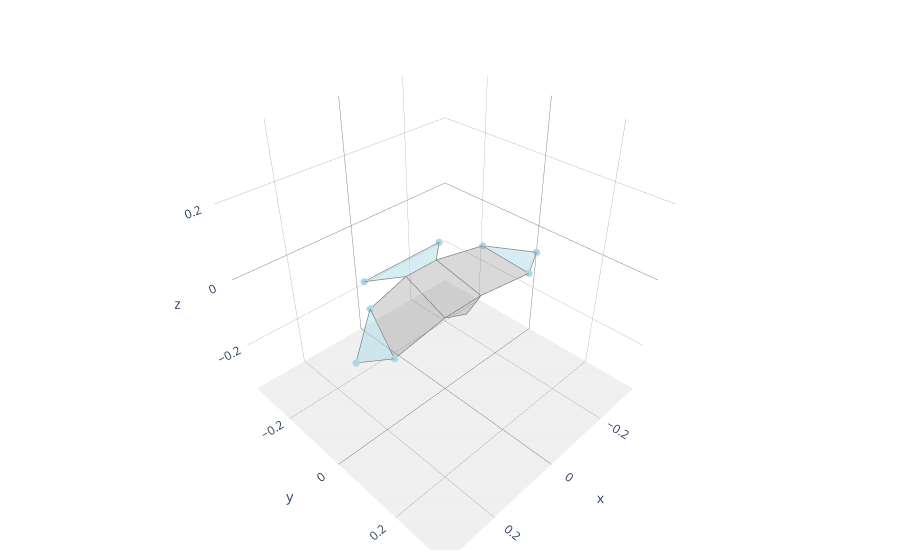

The code cell stored with this chart in its notebook:
### Code cell
plot_plotly(hawk3d)

### Figure 1 — Plotly figure (JSON) as saved in the notebook; plotly's stock layout.template omitted (floating-point values rounded to 4 significant figures)
{"data": [{"color": "lightblue", "hoverinfo": "none", "opacity": 0.5, "type": "mesh3d", "x": [-0.2977, -0.2242, -0.1848], "y": [0.0377, 0.07329, -0.04977], "z": [-0.04206, -0.05478, -0.01064]}, {"hoverinfo": "none", "line": {"color": "grey", "width": 1.5}, "mode": "lines", "name": "", "type": "scatter3d", "x": [-0.2977, -0.2242, -0.1848, -0.2977], "y": [0.0377, 0.07329, -0.04977, 0.0377], "z": [-0.04206, -0.05478, -0.01064, -0.04206]}, {"color": "lightblue", "hoverinfo": "none", "opacity": 0.5, "type": "mesh3d", "x": [0.2977, 0.2242, 0.1848], "y": [0.0377, 0.07329, -0.04977], "z": [-0.04206, -0.05478, -0.01064]}, {"hoverinfo": "none", "line": {"color": "grey", "width": 1.5}, "mode": "lines", "name": "", "type": "scatter3d", "x": [0.2977, 0.2242, 0.1848, 0.2977], "y": [0.0377, 0.07329, -0.04977, 0.0377], "z": [-0.04206, -0.05478, -0.01064, -0.04206]}, {"color": "grey", "hoverinfo": "none", "opacity": 0.3, "type": "mesh3d", "x": [-0.2242, -0.1848, -0.05, -0.06], "y": [0.07329, -0.04977, -0.08, 0.06], "z": [-0.05478, -0.01064, -0.005, -0.045]}, {"hoverinfo": "none", "line": {"color": "grey", "width": 1.5}, "mode": "lines", "name": "", "type": "scatter3d", "x": [-0.2242, -0.1848, -0.05, -0.06, -0.2242], "y": [0.07329, -0.04977, -0.08, 0.06, 0.07329], "z": [-0.05478, -0.01064, -0.005, -0.045, -0.05478]}, {"color": "grey", "hoverinfo": "none", "opacity": 0.3, "type": "mesh3d", "x": [0.2242, 0.1848, 0.05, 0.06], "y": [0.07329, -0.04977, -0.08, 0.06], "z": [-0.05478, -0.01064, -0.005, -0.045]}, {"hoverinfo": "none", "line": {"color": "grey", "width": 1.5}, "mode": "lines", "name": "", "type": "scatter3d", "x": [0.2242, 0.1848, 0.05, 0.06, 0.2242], "y": [0.07329, -0.04977, -0.08, 0.06, 0.07329], "z": [-0.05478, -0.01064, -0.005, -0.045, -0.05478]}, {"color": "grey", "hoverinfo": "none", "opacity": 0.3, "type": "mesh3d", "x": [0.06, -0.06, -0.05, 0.05], "y": [0.06, 0.06, -0.08, -0.08], "z": [-0.045, -0.045, -0.005, -0.005]}, {"hoverinfo": "none", "line": {"color": "grey", "width": 1.5}, "mode": "lines", "name": "", "type": "scatter3d", "x": [0.06, -0.06, -0.05, 0.05, 0.06], "y": [0.06, 0.06, -0.08, -0.08, 0.06], "z": [-0.045, -0.045, -0.005, -0.005, -0.045]}, {"color": "grey", "hoverinfo": "none", "opacity": 0.3, "type": "mesh3d", "x": [0.06, 3.743e-05, -0.06], "y": [0.06, 0.0705, 0.06], "z": [-0.045, -0.0617, -0.045]}, {"hoverinfo": "none", "line": {"color": "grey", "width": 1.5}, "mode": "lines", "name": "", "type": "scatter3d", "x": [0.06, 3.743e-05, -0.06, 0.06], "y": [0.06, 0.0705, 0.06, 0.06], "z": [-0.045, -0.0617, -0.045, -0.045]}, {"color": "lightblue", "hoverinfo": "none", "opacity": 0.5, "type": "mesh3d", "x": [0.124, -0.124, -0.05, 0.05], "y": [-0.146, -0.146, -0.08, -0.08], "z": [-0.0158, -0.0158, -0.005, -0.005]}, {"hoverinfo": "none", "line": {"color": "grey", "width": 1.5}, "mode": "lines", "name": "", "type": "scatter3d", "x": [0.124, -0.124, -0.05, 0.05, 0.124], "y": [-0.146, -0.146, -0.08, -0.08, -0.146], "z": [-0.0158, -0.0158, -0.005, -0.005, -0.0158]}, {"hoverinfo": "none", "marker": {"color": "lightblue", "opacity": 1, "size": 2.5}, "mode": "markers", "type": "scatter3d", "x": [-0.2977, 0.2977, -0.2242, 0.2242, -0.1848, 0.1848, -0.124, 0.124], "y": [0.0377, 0.0377, 0.07329, 0.07329, -0.04977, -0.04977, -0.146, -0.146], "z": [-0.04206, -0.04206, -0.05478, -0.05478, -0.01064, -0.01064, -0.0158, -0.0158]}], "layout": {"margin": {"b": 10, "l": 10, "r": 20, "t": 10}, "scene": {"aspectmode": "cube", "xaxis": {"backgroundcolor": "white", "dtick": 0.1, "gridcolor": "grey", "gridwidth": 0.5, "range": [-0.35, 0.35], "showbackground": true, "tickvals": [-0.2, 0, 0.2], "zerolinecolor": "grey"}, "yaxis": {"backgroundcolor": "white", "dtick": 0.1, "gridcolor": "grey", "gridwidth": 0.5, "range": [-0.35, 0.35], "showbackground": true, "tickvals": [-0.2, 0, 0.2], "zerolinecolor": "grey"}, "zaxis": {"backgroundcolor": "rgba(10, 10, 10, 0.1)", "dtick": 0.1, "gridcolor": "grey", "gridwidth": 0.5, "range": [-0.35, 0.35], "showbackground": true, "tickvals": [-0.2, 0, 0.2], "zerolinecolor": "grey"}}, "showlegend": false}}
